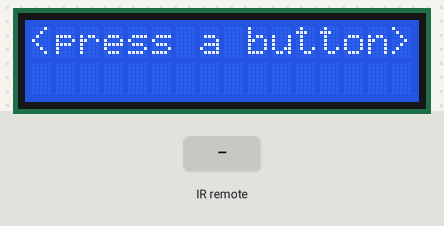
A sketch run on a simulated Arduino Uno, built with avr-gcc and run on an emulated ATmega328P. On the bench: 16×2 character LCD. The test bench sets the inputs (shaded band).

Above: at 1.2 s.
1.3 s: infrared code 0xA2 received
At 2.5 s:
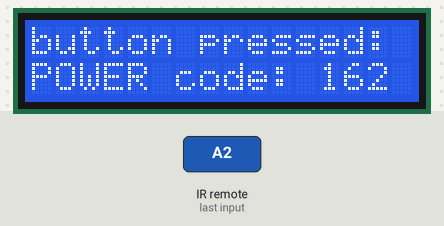
2.8 s: infrared code 0xE2 received
At 3.8 s:
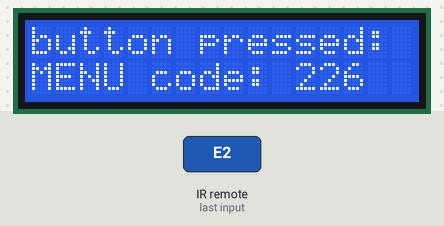
4.3 s: infrared code 0x22 received
At 4.9 s:
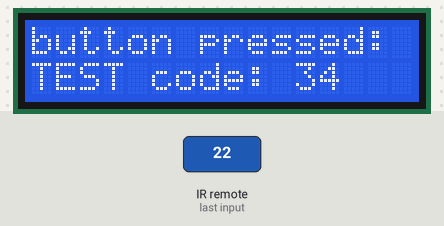
5.8 s: infrared code 0x2 received
At 7.0 s:
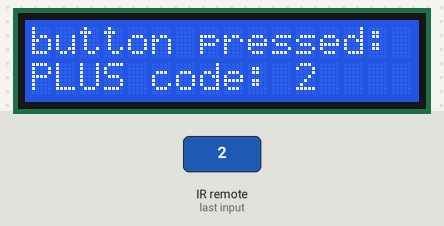
7.3 s: infrared code 0xC2 received
At 8.4 s:
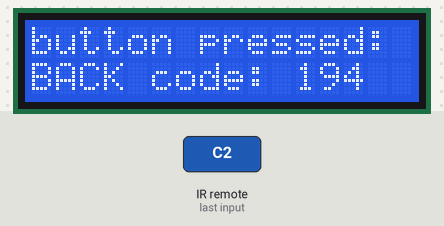
8.8 s: infrared code 0xE0 received
At 9.6 s:
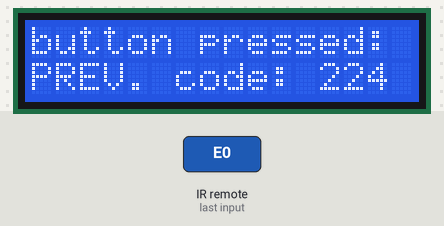
Timing chart, 0 to 11.3 s (numbered marks = the images above; inputs shaded):
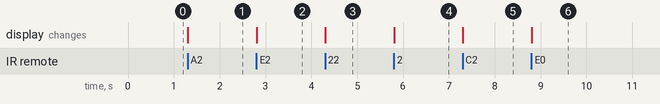

The sketch:

sesi-13-IR-Remote.ino
```cpp
#include <IRremote.h>
#include <LiquidCrystal.h>

#define PIN_RECEIVER 2   // Signal Pin of IR receiver

IRrecv receiver(PIN_RECEIVER);

LiquidCrystal lcd(12, 11, 10, 9, 8, 7);

void setup()
{
  lcd.begin(16, 2);
  lcd.print("<press a button>");
  receiver.enableIRIn(); // Start the receiver
}

void loop()
{
  // Checks received an IR signal
  if (receiver.decode()) {
    translateIR();
    receiver.resume();  // Receive the next value
  }
}

void lcdPrint(char* text)
{
  lcd.clear();
  lcd.setCursor(0, 0);
  lcd.print("button pressed:");
  lcd.setCursor(0, 1);
  lcd.print(text);
  lcd.print(" code: ");
  lcd.print(receiver.decodedIRData.command);
}

void translateIR()
{
  // Takes command based on IR code received
  switch (receiver.decodedIRData.command) {
    case 162:
      lcdPrint("POWER");
      break;
    case 226:
      lcdPrint("MENU");
      break;
    case 34:
      lcdPrint("TEST");
      break;
    case 2:
      lcdPrint("PLUS");
      break;
    case 194:
      lcdPrint("BACK");
      break;
    case 224:
      lcdPrint("PREV.");
      break;
    case 168:
      lcdPrint("PLAY");
      break;
    case 144:
      lcdPrint("NEXT");
      break;
    case 104:
      lcdPrint("num: 0");
      break;
    case 152:
      lcdPrint("MINUS");
      break;
    case 176:
      lcdPrint("key: C");
      break;
    case 48:
      lcdPrint("num: 1");
      break;
    case 24:
      lcdPrint("num: 2");
      break;
    case 122:
      lcdPrint("num: 3");
      break;
    case 16:
      lcdPrint("num: 4");
      break;
    case 56:
      lcdPrint("num: 5");
      break;
    case 90:
      lcdPrint("num: 6");
      break;
    case 66:
      lcdPrint("num: 7");
      break;
    case 74:
      lcdPrint("num: 8");
      break;
    case 82:
      lcdPrint("num: 9");
      break;
    default:
      lcd.clear();
      lcd.print(receiver.decodedIRData.command);
      lcd.print(" other button");
  }
}
```

Measured:
- after the input at 1.3 s, the display: changes at once (image 1)
- after the input at 2.8 s, the display: changes at once (image 2)
- after the input at 4.3 s, the display: changes at once (image 3)
- after the input at 5.8 s, the display: changes at once (image 4)
- after the input at 7.3 s, the display: changes at once (image 5)
- after the input at 8.8 s, the display: changes at once (image 6)
